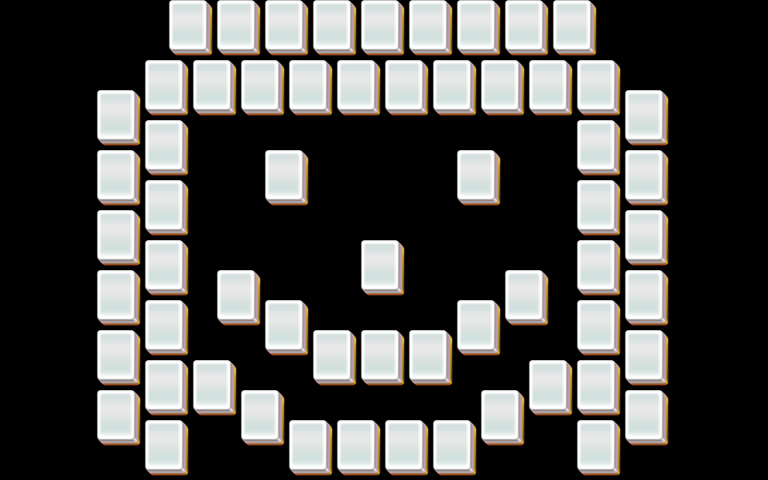

This is a level from a 2D game, rendered from its Tiled map with the project's own tilesets. A one-line summary and the map file follow, with tile-layer data summarised:
An orthogonal 32x16 tile map with 24x30 px tiles, 3 tile layers (layer1, layer2, layer3).

<map version="1.0" orientation="orthogonal" width="32" height="16" tilewidth="24" tileheight="30">
 <properties>
  <property name="species" value="25" />
 </properties>
 <tileset firstgid="1" name="mahjong" tilewidth="48" tileheight="60">
  <image source="mahjong.png" />
 </tileset>
 <layer name="layer1" width="32" height="16">
  <data>[512 cells, 61 non-empty, 1 distinct tile ids]</data>
 </layer>
 <layer name="layer2" width="32" height="16">
  <data>[512 cells, 61 non-empty, 1 distinct tile ids]</data>
 </layer>
 <layer name="layer3" width="32" height="16">
  <data>[512 cells, 60 non-empty, 1 distinct tile ids]</data>
 </layer>
</map>
